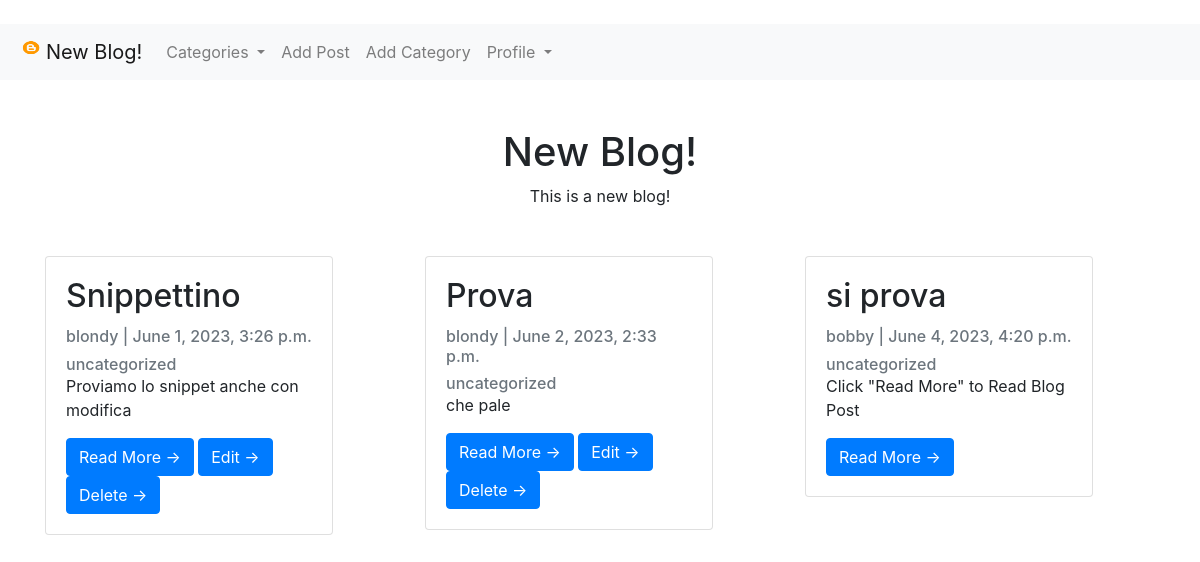
The app's page / (signed in) with its own data.
### blog/models.py (models this page shows, shortened)
class Post(models.Model):
    title = models.CharField(max_length=200, unique=True)
    slug = models.SlugField(max_length=200, unique=True)
    author = models.ForeignKey(User, on_delete=models.CASCADE, related_name='blog_posts')
    updated_on = models.DateTimeField(auto_now=True)
    content = RichTextField(blank=True, null=True)
    created_on = models.DateTimeField(auto_now_add=True)
    status = models.IntegerField(choices=STATUS, default=0)
    category = models.CharField(max_length=200, default='Uncategorized')
    snippet = models.CharField(max_length=200, default='Click "Read More" to Read Blog Post')
    likes = models.ManyToManyField(User, related_name="blog_post")
    class Meta:
        ordering = ['-created_on']

### blog/views.py (the view)
# urls.py: path('', PostList.as_view(), name='home'),
class PostList(generic.ListView):
    model = Post
    template_name = 'post_list.html'
    cats = Category.objects.all()
    ordering = ['created_on']
    def get_context_data(self, *args, **kwargs):
        cat_menu = Category.objects.all()
        context = super(PostList, self).get_context_data(*args, **kwargs)
        context["cat_menu"] = cat_menu
        return context

### blog/models.py (called while the page is built)
    def __str__(self):
        return self.name

### blog/templates/post_list.html (shortened to what this page needs)
<!doctype html>
<html lang="en">
<head>
    <link href="https://cdn.jsdelivr.net/npm/bootstrap@5.0.0-beta2/dist/css/bootstrap.min.css" rel="stylesheet"
>
</head>
<br>
    {% extends 'base.html' %}
    {% block content %}
    <div class="container my-5 text-center" style="max-width:580px">
        <h1>New Blog!</h1>
        <p> This is a new blog!</p>
    </div>
    <div class="container">
        <div class="row">
            {% for post in object_list %}
                {% if user.is_authenticated and user == post.author%}
                    <div class="col-sm">
                        <div class="card" style="width: 18rem;">
                            <div class="card-body">
                                <h2 class="card-title">{{ post.title }}</h2>
                                <p class="card-text text-muted h6">{{ post.author }} | {{ post.created_on}} </p>
                                <a href="{%  url 'category' post.category|slugify %}" ><p class="card-text text-muted h6">{{ post.category }}</p></a>
                                <p class="card-text">{{post.snippet }}</p>
                                <a href="{% url 'post_detail' post.pk %}" class="btn btn-primary">Read More &rarr;</a>
                                <a href="{% url 'update_post' post.pk %}" class="btn btn-primary">Edit &rarr;</a>
                                <a href="{% url 'delete_post' post.pk %}" class="btn btn-primary">Delete &rarr;</a>
                            </div>
                        </div>
                    </div>
                {% else %}
                    {% if post.status != 0%}
                        <div class="col-sm">
                            <div class="card" style="width: 18rem;">
                                <div class="card-body">
                                    <h2 class="card-title">{{ post.title }}</h2>
                                    <p class="card-text text-muted h6">{{ post.author }} | {{ post.created_on}} </p>
                                    <a href="{%  url 'category' post.category|slugify %}" ><p class="card-text text-muted h6">{{ post.category }}</p></a>
                                    <p class="card-text">{{post.snippet }}</p>
                                    <a href="{% url 'post_detail' post.pk %}" class="btn btn-primary">Read More &rarr;</a>
                                </div>
                            </div>
                        </div>
                    {% endif %}
                {% endif %}
            {% endfor %}
        </div>
    </div>
    {% endblock %}

### records on screen
Post: title "Snippettino", author "blondy", created_on "June 1, 2023, 3:26 p.m.", category "uncategorized", snippet "Proviamo lo snippet anche con modifica"
Post: title "Prova", author "blondy", created_on "June 2, 2023, 2:33 p.m.", category "uncategorized", snippet "che pale"
Post: title "si prova", author "bobby", created_on "June 4, 2023, 4:20 p.m.", category "uncategorized", snippet "Click \"Read More\" to Read Blog Post"
